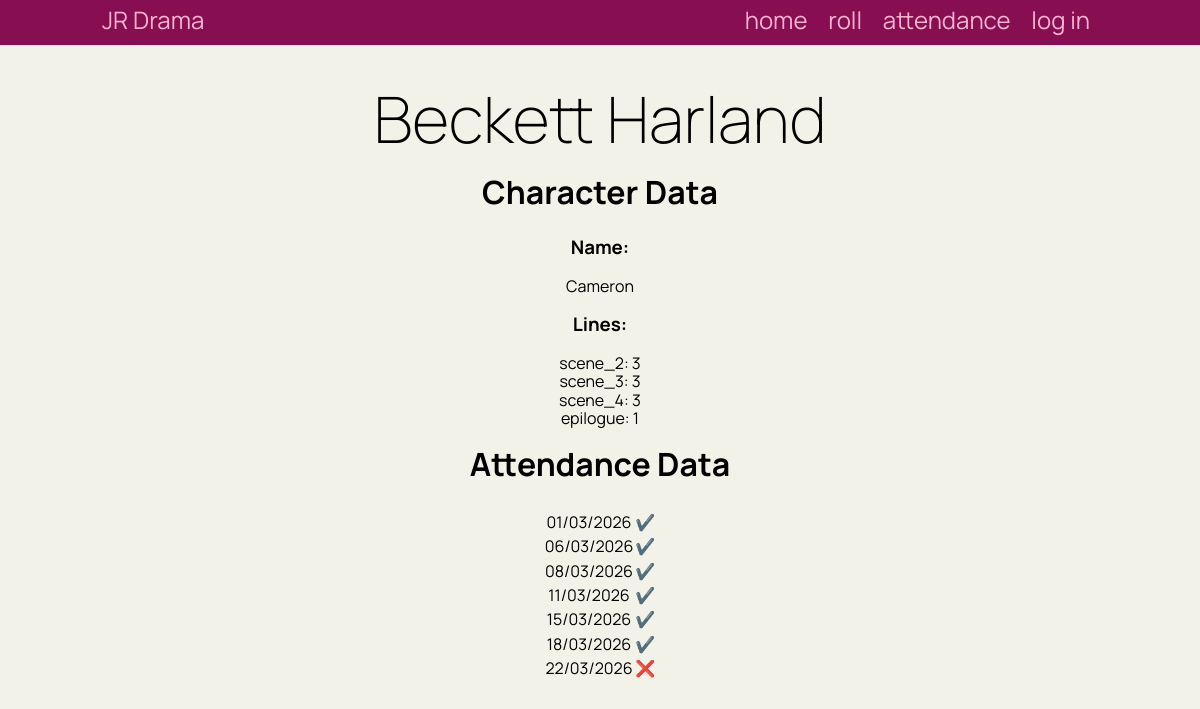
The page /data/162 on the database its author committed.
### tables this page shows
CREATE TABLE people (
    id INTEGER PRIMARY KEY AUTOINCREMENT,
    fname TEXT NOT NULL,
    lname TEXT NOT NULL,
    role TEXT NOT NULL
);

CREATE TABLE attendance(
    itemID TEXT NOT NULL PRIMARY KEY,
    date INTEGER NOT NULL,
    present boolean NOT NULL,
    PersonID INTEGER NOT NULL REFERENCES people(id)
    );

### flask_app.py (the view)
@app.route('/data/<id>')
def data_name(id):
    cur, con = connect_db(DB)
    cur.execute("SELECT * FROM people WHERE id = ?;", (id,))
    person_data = cur.fetchall()[0]
    cur.execute("SELECT * FROM attendance WHERE personID = ?;", (id,))
    attendance_data = cur.fetchall()
    con.close()
    line_counts = {}
    for scene, counts in lines.items():
        if person_data[3] in counts:
            line_counts[scene] = counts[person_data[3]]
    return render_template("data.html", data=[person_data, attendance_data, line_counts], logged_in=logged_in(session))

### flask_app.py (called while the page is built)
def logged_in(s):
    return s.get("password") == ADMIN_PASSWORD

def connect_db(db_file):
    try:
        connection = sqlite3.connect(db_file)
        cursor = connection.cursor()
        print("CONN")
        return cursor, connection
    except Error as e:
        print(e)
        return none

### templates/data.html
{% extends 'base.html' %}
{% block main %}
<br><br><h1>{{data[0][1]}} {{data[0][2]}}</h1><br>
<h2>Character Data</h2><br>
<h3 style="text-align:center;">Name:</h3><br>
<p style="text-align:center;">{{data[0][3]}}</p>
<br><h3 style="text-align:center;">Lines:</h3><br>
{% for scene, lines in data[2].items() %}
<p style="text-align:center;">{{scene}}: {{lines}}</p>
{% endfor %}
<br><h2>Attendance Data</h2><br>
<table class="tablecentre">
{% for day in data[1] %}
            <tr>
                <td>
                    {% set astring = day[1]|string%}
        <p style="line-height: 1.4;text-align:center;">{{astring[1:3]}}/{{astring[3:5]}}/{{astring[5:]}}</p>
                </td>
                <td>
                    <p style="line-height: 1.4;">
                        {% if day[2] == 1 %}✔️{% else %}❌{% endif %}
                    </p>
                </td>
            </tr>
            {% endfor %}</table>
{% endblock %}

### static/drama.css (style rules this page uses)
* { font-family: 'Manrope', sans-serif; padding: 0; margin: 0; box-sizing: border-box; }
body { background-color: #f2f2e8; }
td { text-align: left; }
.tablecentre { margin-left: auto; margin-right: auto; }
h1 { text-align: center; font-weight: 200; font-size: 4rem; margin: 0; }
h2 { font-size: 2rem; text-align: center; margin: 0 0 0.5rem 0; }

### rows shown on the page
people: fname "Beckett", lname "Harland", role "Cameron"
attendance: astring "01", astring "03", astring "2026"
attendance: astring "06", astring "03", astring "2026"
attendance: astring "08", astring "03", astring "2026"
attendance: astring "11", astring "03", astring "2026"
attendance: astring "15", astring "03", astring "2026"
attendance: astring "18", astring "03", astring "2026"
attendance: astring "22", astring "03", astring "2026"

### other values the page prints
{{ scene }} "scene_2" "scene_3" "scene_4" "epilogue"
{{ lines }} "3" "3" "3" "1"
